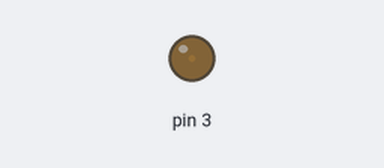
Bench run of a sketch on a simulated Arduino Uno, built with avr-gcc and run on an emulated ATmega328P. Parts: output pins drawn as LEDs (lit = HIGH).

Above: at 0.05 s.
At 1.15 s:
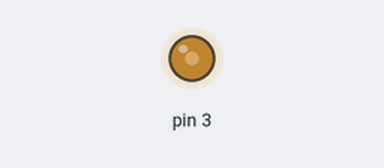
At 2.3 s:
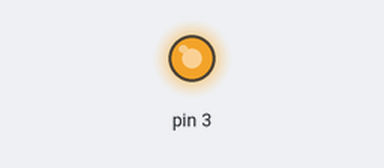
At 4.6 s:
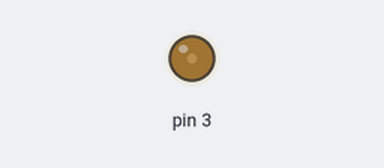
Timing chart, 0 to 6.7 s (numbered marks = the images above):
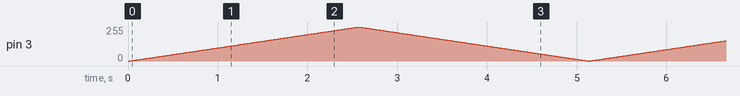

The sketch:

led_com_pwm_e_for1.ino
```cpp
void setup(){
  pinMode(3, OUTPUT);
  digitalWrite(3, LOW);
}

void loop(){
  for(int i=0; i<=255; i++) {
    delay(10);
    analogWrite(3, i);
  }
  for(int i=255; i>=0; i--) {
    delay(10);
    analogWrite(3, i);
  }
}
```
